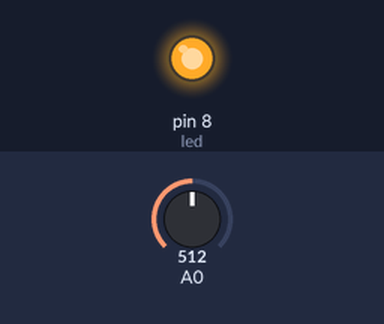
A sketch run on a simulated Arduino Uno, built with avr-gcc and run on an emulated ATmega328P. On the bench: output pins drawn as LEDs (lit = HIGH). Inputs (shaded band) come from the test bench; at power-on: A0 = 512.

Above: at 1.2 s.
1.3 s: A0 set to 494
At 1.8 s:
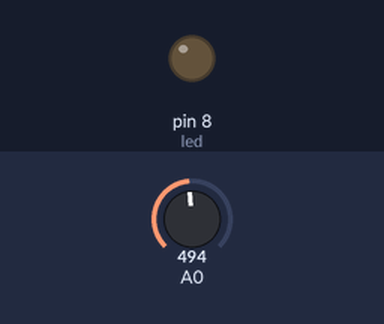
2.8 s: A0 set to 716
At 4.0 s:
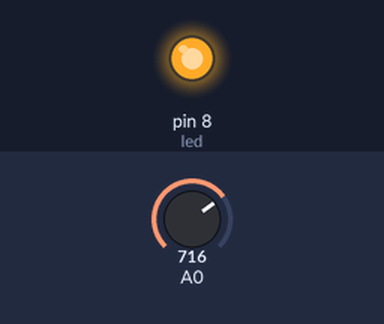
4.3 s: A0 set to 511
At 5.3 s:
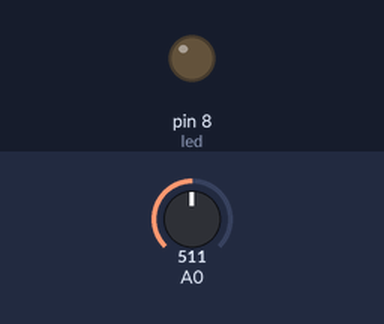
Timing chart, 0 to 7.3 s (numbered marks = the images above; inputs shaded):
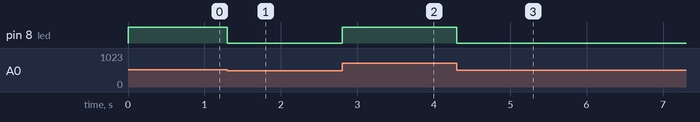

Measured:
- the behaviour switches between 512 and 511 on A0 (found by bisection; images 0 and 1)
- after the input at 1.3 s, pin 8 (led): HIGH → LOW at once
- after the input at 2.8 s, pin 8 (led): LOW → HIGH at once
- after the input at 4.3 s, pin 8 (led): HIGH → LOW at once

The sketch:

E15_vari_led.ino
```cpp
#define led 8
void setup() {
  pinMode(led, OUTPUT);
}

void loop() {
  int a = analogRead(A0);
  analogWrite(led, a/4);
}
```
